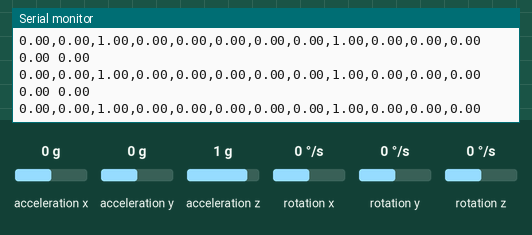
Simulated run of this sketch. Board: Arduino Uno, built with avr-gcc and run on an emulated ATmega328P. On the bench: the last lines printed to the serial monitor. Wiring (inferred from the names in the program): MPU-6050 motion sensor at I2C address 0x68; MPU-6050 motion sensor at I2C address 0x69. Inputs (shaded band) come from the test bench; at power-on: acceleration x 0 g, rotation x 0 °/s, rotation y 0 °/s, acceleration y 0 g, acceleration z 1 g, rotation z 0 °/s.

Above: at 1.2 s.
1.3 s: acceleration x set to -1.4 g
At 1.36 s:
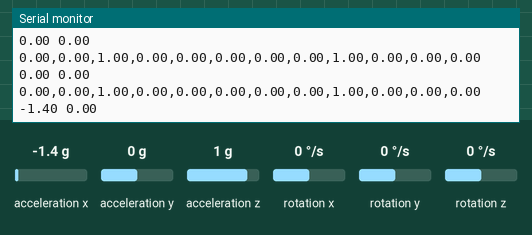
4.3 s: rotation x set to -192 °/s
At 4.4 s:
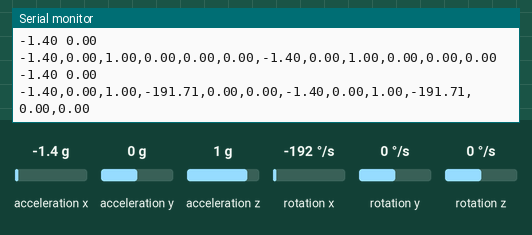
7.3 s: rotation y set to -192 °/s
At 7.43 s:
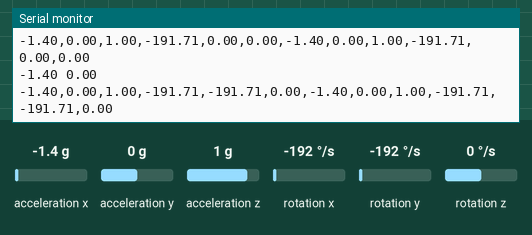
10.3 s: acceleration y set to -1.4 g
At 10.32 s:
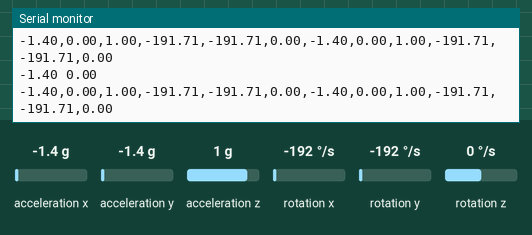
13.3 s: acceleration z set to -1.4 g
At 13.32 s:
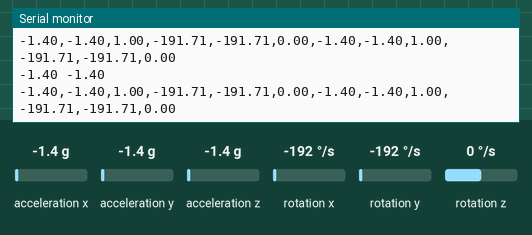
16.3 s: rotation z set to -192 °/s
At 16.47 s:
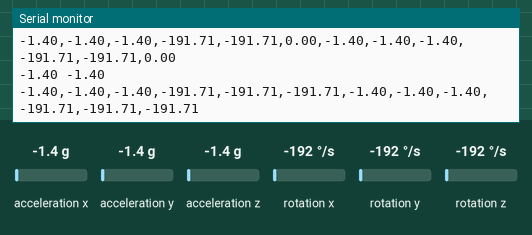

Measured:
- after the input at 1.3 s, the serial monitor: prints a new line after 0.05 s (image 1)
- after the input at 4.3 s, the serial monitor: prints a new line at once (image 2)
- after the input at 7.3 s, the serial monitor: prints a new line after 0.06 s (image 3)
- after the input at 16.3 s, the serial monitor: prints a new line after 0.11 s (image 6)

The sketch:

TwoMPU6050.ino
```cpp
#include <Wire.h>

const int MPU1 = 0x68, MPU2 = 0x69; // MPU6050 I2C addresses
const int SEL_2G_200D = 0x0, SEL_4G_500D = 0x8, SEL_8G_1000D = 0x10, SEL_16G_2000D = 0x18;
const float CONV_2G = 16384.0, CONV_4G = 8192.0, CONV_8G = 4096.0, CONV_16G = 2048.0;
const float CONV_200D = 131.0, CONV_500D = 65.5, CONV_1000D = 32.8, CONV_2000D = 16.4;

struct SensorData {
  float accX;  // Accelerometer x-axis
  float accY;  // Accelerometer y-axis
  float accZ;  // Accelerometer z-axis
  float gX; // Gyroscope x-axis
  float gY; // Gyroscope y-axis
  float gZ; // Gyroscope z-axis
} MPU1Data, MPU2Data;

void setup() {
  Wire.begin();                 // Initiates I2C communication
  Wire.beginTransmission(MPU1); // Slave address
  Wire.write(0x6B);             // Access the power management register
  Wire.write(0x00);             // Wakes up the MPU
  Wire.endTransmission(true);

  Wire.beginTransmission(MPU1); // Slave address
  Wire.write(0x1B);             // Access Gyroscope Scale Register
  Wire.write(SEL_8G_1000D);     // Set Scale to +-1000deg/s
  Wire.endTransmission(true);   // Communication done

  Wire.beginTransmission(MPU1); // Slave address
  Wire.write(0x1C);             // Access Accelerometer Scale Register
  Wire.write(SEL_4G_500D);      // Set Scale to +-4g
  Wire.endTransmission(true);   // Communication done

  Wire.begin();                 // Initiates I2C communication
  Wire.beginTransmission(MPU2); // Slave address
  Wire.write(0x6B);             // Access the power management register
  Wire.write(0x00);             // Wakes up the MPU
  Wire.endTransmission(true);   // Communication done

  Wire.beginTransmission(MPU2); // Slave address
  Wire.write(0x1B);             // Access Gyroscope Scale Register
  Wire.write(SEL_8G_1000D);     // Set Scale to +-1000deg/s
  Wire.endTransmission(true);   // Communication done

  Wire.beginTransmission(MPU2); // Slave address
  Wire.write(0x1C);             // Access Accelerometer Scale Register
  Wire.write(SEL_4G_500D);      // Set Scale to +-4g
  Wire.endTransmission(true);   // Communication done
  Serial.begin(9600);           // Intialize serial port baud rate to 9600
}

SensorData getDataFromMPU(const int MPU, SensorData data) {
  Wire.beginTransmission(MPU);      // Begin communication
  Wire.write(0x3B);                 // Register 0x3B (ACCEL_XOUT_H)
  Wire.endTransmission(false);      // End communication
  Wire.requestFrom(MPU, 14, true);  // Request 14 registers

  // Combines the upper 8 bits and the lower 8 bits to form 16 bits
  data.accX  = Wire.read() << 8 | Wire.read(); // 0x3B (ACCEL_XOUT_H) & 0x3C (ACCEL_XOUT_L)
  data.accY  = Wire.read() << 8 | Wire.read(); // 0x3D (ACCEL_YOUT_H) & 0x3E (ACCEL_YOUT_L)
  data.accZ  = Wire.read() << 8 | Wire.read(); // 0x3F (ACCEL_ZOUT_H) & 0x40 (ACCEL_ZOUT_L)
  Wire.read() << 8 | Wire.read(); // 0x41 (TEMP_OUT_H) & 0x42 (TEMP_OUT_L) To clear Temp from buffer.
  data.gX = Wire.read() << 8 | Wire.read(); // 0x43 (GYRO_XOUT_H) & 0x44 (GYRO_XOUT_L)
  data.gY = Wire.read() << 8 | Wire.read(); // 0x45 (GYRO_YOUT_H) & 0x46 (GYRO_YOUT_L)
  data.gZ = Wire.read() << 8 | Wire.read(); // 0x47 (GYRO_ZOUT_H) & 0x48 (GYRO_ZOUT_L)

  data = translateValues(data);

  return data;
}
//void PrintMPUValues() {
//  Serial.print("%d,%d"); Serial.print(SensorData.AccX);
//  Serial.print("Accelerometer Values: [x = "); Serial.print(SensorData.AccX);
//  Serial.print(", y = "); Serial.print( SensorData.AccY);
//  Serial.print(", z = "); Serial.print(SensorData.AccZ); Serial.println("]");
//  Serial.print("Gyrorometer Values:   [x = "); Serial.print(SensorData.GyroX);
//  Serial.print(", y = "); Serial.print(SensorData.GyroY);
//  Serial.print(", z = "); Serial.print(SensorData.GyroZ); Serial.println("]");
//  Serial.println();
//  delay(1000);
//}

void printData() {

  Serial.print(MPU1Data.accX); Serial.print(","); Serial.print(MPU1Data.accY); Serial.print(",");
  Serial.print(MPU1Data.accZ); Serial.print(","); Serial.print(MPU1Data.gX); Serial.print(",");
  Serial.print(MPU1Data.gY); Serial.print(",");  Serial.print(MPU1Data.gZ); Serial.print(",");

      Serial.print(MPU2Data.accX); Serial.print(","); Serial.print(MPU2Data.accY); Serial.print(",");
  Serial.print(MPU2Data.accZ); Serial.print(","); Serial.print(MPU2Data.gX); Serial.print(",");
  Serial.print(MPU2Data.gY); Serial.print(",");  Serial.print(MPU2Data.gZ);

  Serial.println();
}


SensorData translateValues(SensorData data) {
  data.accX = data.accX/CONV_4G;
  data.accY = data.accY/CONV_4G;
  data.accZ = data.accZ/CONV_4G;
  data.gX = data.gX/CONV_1000D;
  data.gY = data.gY/CONV_1000D;
  data.gZ = data.gZ/CONV_1000D;

  return data;
//  data.Temp = (data.Temp/340.00) + 36.53;
}

void loop() {
  MPU1Data = getDataFromMPU(MPU1, MPU1Data);
  MPU2Data = getDataFromMPU(MPU2, MPU2Data);
  Serial.print(MPU1Data.accX); Serial.print(" "); Serial.println(MPU1Data.accY);
  printData();
  delay(50);
}
```
